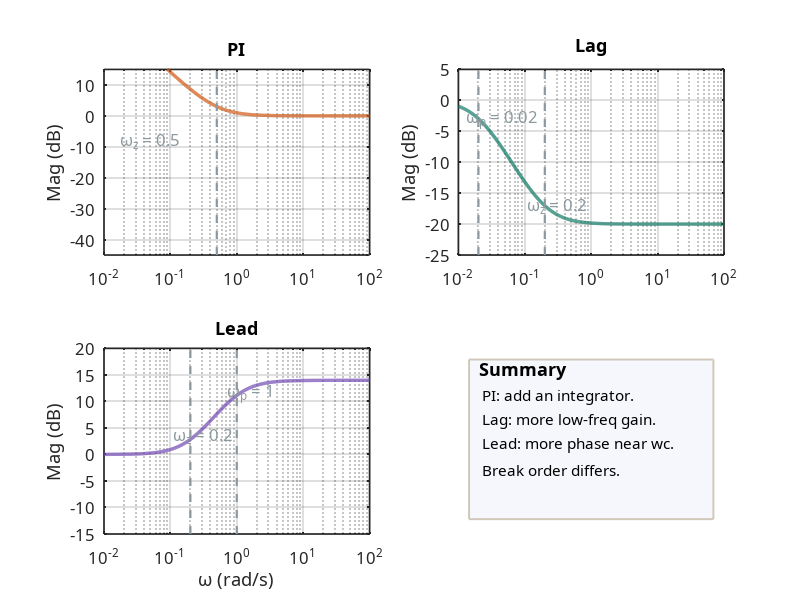
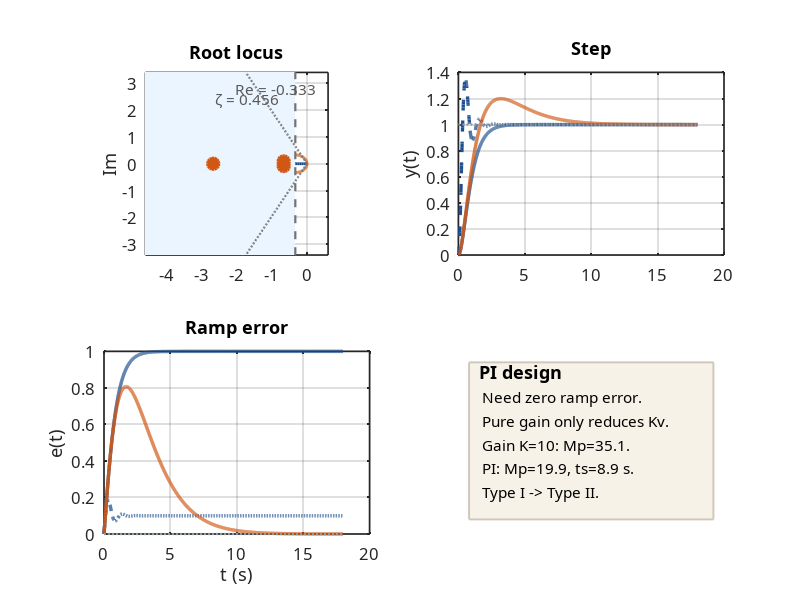
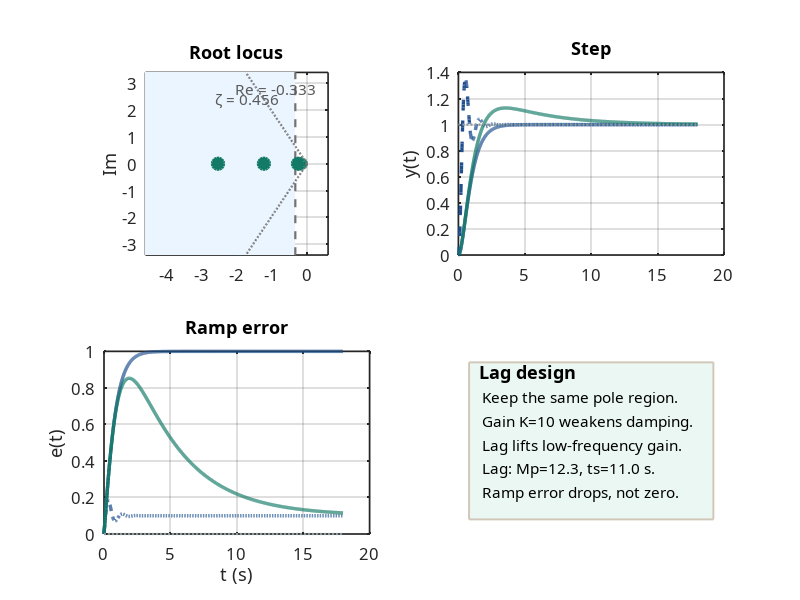
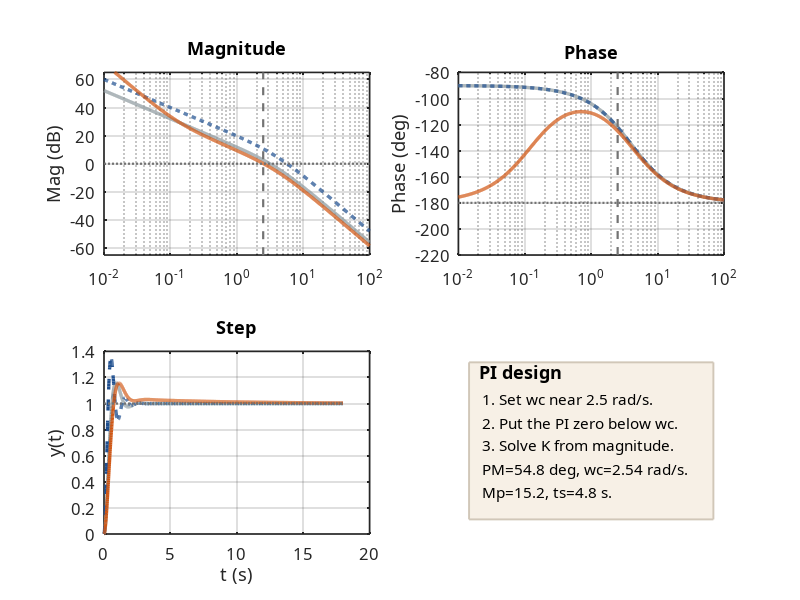

MATLAB code to generate these figures, in order:
1;
pkg load control;
more off;
clear;
clc;

set(0, 'defaultfigurevisible', 'off');
set(0, 'defaultaxesfontname', 'Hiragino Sans GB');
set(0, 'defaulttextfontname', 'Hiragino Sans GB');
set(0, 'defaultaxesfontsize', 13);
set(0, 'defaultlinelinewidth', 2.4);

global processed_dir;
raw_dir = fileparts(mfilename('fullpath'));
processed_dir = fullfile(raw_dir, '..', 'processed');
if ~exist(processed_dir, 'dir')
  mkdir(processed_dir);
endif

function save_png(filename)
  global processed_dir;
  print(fullfile(processed_dir, filename), '-dpng', '-S1500,1120');
endfunction

function style_axes()
  grid on;
  set(gca, 'linewidth', 1.2, 'fontsize', 12, 'box', 'on');
endfunction

function note_panel(title_text, lines, panel_color)
  axis([0 1 0 1]);
  axis off;
  hold on;
  patch([0.04 0.96 0.96 0.04], [0.08 0.08 0.94 0.94], panel_color, ...
    'edgecolor', [0.82 0.78 0.72], 'linewidth', 1.4);
  text(0.08, 0.88, title_text, 'fontsize', 13, 'fontweight', 'bold', 'interpreter', 'none');
  y = 0.74;
  for i = 1:numel(lines)
    text(0.09, y, lines{i}, 'fontsize', 11, 'interpreter', 'none');
    y = y - 0.13;
  endfor
endfunction

function [settling_time, overshoot, final_value] = step_metrics(sys, t_end)
  t = linspace(0, t_end, t_end * 120 + 1);
  [y, t] = step(sys, t);
  final_value = y(end);
  overshoot = max((max(y) - final_value) / final_value * 100, 0);
  band = 0.02 * abs(final_value);
  idx = find(abs(y - final_value) > band);
  if isempty(idx)
    settling_time = 0;
  elseif idx(end) == numel(t)
    settling_time = NaN;
  else
    settling_time = t(idx(end) + 1);
  endif
endfunction

function [t, e] = ramp_error_response(sys, t_end)
  t = linspace(0, t_end, t_end * 120 + 1)';
  r = t;
  y = lsim(sys, r, t);
  e = r - y;
endfunction

function plot_feasible_region(zeta_min, sigma_min, x_max, y_max)
  hold on;
  patch([-x_max, -sigma_min, -sigma_min, -x_max], [y_max, y_max, -y_max, -y_max], ...
    [0.92 0.96 1.00], 'edgecolor', 'none');
  sigma = linspace(0, x_max, 400);
  theta = acos(zeta_min);
  omega = sigma .* tan(theta);
  plot(-sigma_min * [1 1], [-y_max y_max], '--', 'color', [0.45 0.45 0.45], 'linewidth', 1.6);
  plot(-sigma, omega, ':', 'color', [0.45 0.45 0.45], 'linewidth', 1.6);
  plot(-sigma, -omega, ':', 'color', [0.45 0.45 0.45], 'linewidth', 1.6);
  text(-2.6, 2.35, sprintf('\\zeta = %.3f', zeta_min), 'fontsize', 11, 'color', [0.35 0.35 0.35]);
  text(-2.05, 2.8, sprintf('Re = -%.3f', sigma_min), 'fontsize', 11, 'color', [0.35 0.35 0.35]);
endfunction

function plot_rlocus_family(sys, increment, min_k, max_k, color_rgb)
  [rldata, ~] = rlocus(sys, increment, min_k, max_k);
  for i = 1:rows(rldata)
    plot(real(rldata(i, :)), imag(rldata(i, :)), 'color', color_rgb, 'linewidth', 2.0);
    hold on;
  endfor
endfunction

function mag = magnitude_db(sys, w)
  [mag_raw, ~] = bode(sys, w);
  mag = 20 * log10(squeeze(mag_raw));
endfunction

s = tf('s');
G = 4 / (s * (s + 4));
t_step = linspace(0, 18, 18 * 120 + 1);
t_step_col = t_step(:);

pure_color = [0.12 0.31 0.56];
pi_color = [0.82 0.34 0.08];
lag_color = [0.07 0.48 0.40];
pd_color = [0.44 0.28 0.70];
gray_color = [0.55 0.60 0.62];

% ---------------------------------------------------------------------------
% 图：PI / 滞后 / 超前的低频补偿差异
% ---------------------------------------------------------------------------
w_shape = logspace(-2, 2, 900);
G_pi_shape = (s + 0.5) / s;
G_lag_shape = (5 * s + 1) / (50 * s + 1);
G_lead_shape = (5 * s + 1) / (s + 1);
mag_pi_shape = magnitude_db(G_pi_shape, w_shape);
mag_lag_shape = magnitude_db(G_lag_shape, w_shape);
mag_lead_shape = magnitude_db(G_lead_shape, w_shape);

fig = figure('position', [60, 60, 1500, 1120]);
subplot(2, 2, 1);
semilogx(w_shape, mag_pi_shape, 'color', pi_color, 'linewidth', 2.4);
hold on;
plot([0.5 0.5], [-45 15], '--', 'color', gray_color, 'linewidth', 1.6);
style_axes();
axis([1e-2 1e2 -45 15]);
ylabel('Mag (dB)');
title('PI', 'fontsize', 13);
text(0.018, -8, '\omega_z = 0.5', 'fontsize', 12, 'color', gray_color);

subplot(2, 2, 2);
semilogx(w_shape, mag_lag_shape, 'color', lag_color, 'linewidth', 2.4);
hold on;
plot([0.02 0.02], [-25 5], '--', 'color', gray_color, 'linewidth', 1.6);
plot([0.2 0.2], [-25 5], '--', 'color', gray_color, 'linewidth', 1.6);
style_axes();
axis([1e-2 1e2 -25 5]);
ylabel('Mag (dB)');
title('Lag', 'fontsize', 13);
text(0.013, -3, '\omega_p = 0.02', 'fontsize', 12, 'color', gray_color);
text(0.11, -17, '\omega_z = 0.2', 'fontsize', 12, 'color', gray_color);

subplot(2, 2, 3);
semilogx(w_shape, mag_lead_shape, 'color', pd_color, 'linewidth', 2.4);
hold on;
plot([0.2 0.2], [-15 20], '--', 'color', gray_color, 'linewidth', 1.6);
plot([1 1], [-15 20], '--', 'color', gray_color, 'linewidth', 1.6);
style_axes();
axis([1e-2 1e2 -15 20]);
xlabel('\omega (rad/s)');
ylabel('Mag (dB)');
title('Lead', 'fontsize', 13);
text(0.11, 3.5, '\omega_z = 0.2', 'fontsize', 12, 'color', gray_color);
text(0.72, 11.5, '\omega_p = 1', 'fontsize', 12, 'color', gray_color);

subplot(2, 2, 4);
note_panel(
  'Summary',
  {
    'PI: add an integrator.'
    'Lag: more low-freq gain.'
    'Lead: more phase near wc.'
    'Break order differs.'
  },
  [0.96 0.97 0.99]
);

save_png('3-7-low-frequency-compensators.png');
printf('已生成 %s\n', fullfile(processed_dir, '3-7-low-frequency-compensators.png'));
close(fig);

% ---------------------------------------------------------------------------
% 图：纯增益局限与 PI 时域设计
% ---------------------------------------------------------------------------
L_pure = G;
L_pure_k10 = 10 * G;
L_pi_base = (s + 0.3) / s * G;
L_pi = 1.0 * L_pi_base;
T_pure = feedback(L_pure, 1);
T_pure_k10 = feedback(L_pure_k10, 1);
T_pi = feedback(L_pi, 1);
[ts_pure_k10, os_pure_k10, ~] = step_metrics(T_pure_k10, 18);
[ts_pi, os_pi, ~] = step_metrics(T_pi, 18);
[t_ramp, e_pure_ramp] = ramp_error_response(T_pure, 18);
[~, e_pure_k10_ramp] = ramp_error_response(T_pure_k10, 18);
[~, e_pi_ramp] = ramp_error_response(T_pi, 18);
[y_pure, ~] = step(T_pure, t_step);
[y_pure_k10, ~] = step(T_pure_k10, t_step);
[y_pi, ~] = step(T_pi, t_step);

fig = figure('position', [60, 60, 1500, 1120]);
subplot(2, 2, 1);
plot_rlocus_family(L_pure, 0.05, 0, 20, pure_color);
plot_rlocus_family(L_pi_base, 0.01, 0, 5, pi_color);
plot_feasible_region(0.456, 0.333, 6, 6);
roots_pure_k10 = pole(T_pure_k10);
roots_pi = pole(T_pi);
plot(real(roots_pure_k10), imag(roots_pure_k10), 'x', 'markersize', 10, 'linewidth', 2.0, 'color', pure_color);
plot(real(roots_pi), imag(roots_pi), 'o', 'markersize', 8, 'markerfacecolor', pi_color, 'color', pi_color);
style_axes();
axis([-4.6 0.6 -3.4 3.4]);
axis square;
ylabel('Im');
title('Root locus', 'fontsize', 13);

subplot(2, 2, 2);
plot(t_step_col, y_pure(:), 'color', pure_color, 'linewidth', 2.4);
hold on;
plot(t_step_col, y_pure_k10(:), '--', 'color', pure_color, 'linewidth', 2.4);
plot(t_step_col, y_pi(:), 'color', pi_color, 'linewidth', 2.4);
plot([0 18], [1 1], ':', 'color', gray_color, 'linewidth', 1.6);
style_axes();
ylabel('y(t)');
title('Step', 'fontsize', 13);

subplot(2, 2, 3);
plot(t_ramp, e_pure_ramp, 'color', pure_color, 'linewidth', 2.4);
hold on;
plot(t_ramp, e_pure_k10_ramp, '--', 'color', pure_color, 'linewidth', 2.4);
plot(t_ramp, e_pi_ramp, 'color', pi_color, 'linewidth', 2.4);
plot([0 18], [0 0], ':', 'color', gray_color, 'linewidth', 1.6);
style_axes();
xlabel('t (s)');
ylabel('e(t)');
title('Ramp error', 'fontsize', 13);

subplot(2, 2, 4);
note_panel(
  'PI design',
  {
    'Need zero ramp error.'
    'Pure gain only reduces Kv.'
    sprintf('Gain K=10: Mp=%.1f.', os_pure_k10)
    sprintf('PI: Mp=%.1f, ts=%.1f s.', os_pi, ts_pi)
    'Type I -> Type II.'
  },
  [0.97 0.95 0.91]
);

save_png('3-7-pi-time-domain-design.png');
printf('已生成 %s\n', fullfile(processed_dir, '3-7-pi-time-domain-design.png'));
close(fig);

% ---------------------------------------------------------------------------
% 图：滞后校正的根轨迹与时域验证
% ---------------------------------------------------------------------------
L_lag_base = (s + 0.2) / (s + 0.02) * G;
L_lag = L_lag_base;
T_lag = feedback(L_lag, 1);
[ts_lag, os_lag, ~] = step_metrics(T_lag, 18);
[~, e_lag_ramp] = ramp_error_response(T_lag, 18);
[y_lag, ~] = step(T_lag, t_step);

fig = figure('position', [60, 60, 1500, 1120]);
subplot(2, 2, 1);
plot_rlocus_family(L_pure, 0.05, 0, 20, pure_color);
plot_rlocus_family(L_lag_base, 0.05, 0, 20, lag_color);
plot_feasible_region(0.456, 0.333, 6, 6);
roots_lag = pole(T_lag);
plot(real(roots_pure_k10), imag(roots_pure_k10), 'x', 'markersize', 10, 'linewidth', 2.0, 'color', pure_color);
plot(real(roots_lag), imag(roots_lag), 'o', 'markersize', 8, 'markerfacecolor', lag_color, 'color', lag_color);
style_axes();
axis([-4.6 0.6 -3.4 3.4]);
axis square;
ylabel('Im');
title('Root locus', 'fontsize', 13);

subplot(2, 2, 2);
plot(t_step_col, y_pure(:), 'color', pure_color, 'linewidth', 2.4);
hold on;
plot(t_step_col, y_pure_k10(:), '--', 'color', pure_color, 'linewidth', 2.4);
plot(t_step_col, y_lag(:), 'color', lag_color, 'linewidth', 2.4);
plot([0 18], [1 1], ':', 'color', gray_color, 'linewidth', 1.6);
style_axes();
ylabel('y(t)');
title('Step', 'fontsize', 13);

subplot(2, 2, 3);
plot(t_ramp, e_pure_ramp, 'color', pure_color, 'linewidth', 2.4);
hold on;
plot(t_ramp, e_pure_k10_ramp, '--', 'color', pure_color, 'linewidth', 2.4);
plot(t_ramp, e_lag_ramp, 'color', lag_color, 'linewidth', 2.4);
plot([0 18], [0 0], ':', 'color', gray_color, 'linewidth', 1.6);
style_axes();
xlabel('t (s)');
ylabel('e(t)');
title('Ramp error', 'fontsize', 13);

subplot(2, 2, 4);
note_panel(
  'Lag design',
  {
    'Keep the same pole region.'
    'Gain K=10 weakens damping.'
    'Lag lifts low-frequency gain.'
    sprintf('Lag: Mp=%.1f, ts=%.1f s.', os_lag, ts_lag)
    'Ramp error drops, not zero.'
  },
  [0.92 0.97 0.95]
);

save_png('3-7-lag-time-domain-design.png');
printf('已生成 %s\n', fullfile(processed_dir, '3-7-lag-time-domain-design.png'));
close(fig);

% ---------------------------------------------------------------------------
% 图：PI 频域设计
% ---------------------------------------------------------------------------
L_gain4 = 4 * G;
L_gain10 = 10 * G;
L_pi_f = 3 * (s + 0.125) / s * G;
T_gain4 = feedback(L_gain4, 1);
T_gain10 = feedback(L_gain10, 1);
T_pi_f = feedback(L_pi_f, 1);
[ts_pi_f, os_pi_f, ~] = step_metrics(T_pi_f, 18);
w = logspace(-2, 2, 800);
[mag_g4, phase_g4] = bode(L_gain4, w);
[mag_g10, phase_g10] = bode(L_gain10, w);
[mag_pi, phase_pi] = bode(L_pi_f, w);
mag_g4 = 20 * log10(squeeze(mag_g4));
mag_g10 = 20 * log10(squeeze(mag_g10));
mag_pi = 20 * log10(squeeze(mag_pi));
phase_g4 = squeeze(phase_g4);
phase_g10 = squeeze(phase_g10);
phase_pi = squeeze(phase_pi);
[~, pm_pi, ~, wcp_pi] = margin(L_pi_f);
[y_g4, ~] = step(T_gain4, t_step);
[y_g10, ~] = step(T_gain10, t_step);
[y_pi_f, ~] = step(T_pi_f, t_step);

fig = figure('position', [60, 60, 1500, 1120]);
subplot(2, 2, 1);
semilogx(w, mag_g4, 'color', gray_color, 'linewidth', 2.4);
hold on;
semilogx(w, mag_g10, '--', 'color', pure_color, 'linewidth', 2.4);
semilogx(w, mag_pi, 'color', pi_color, 'linewidth', 2.4);
plot([0.01 100], [0 0], ':', 'color', [0.45 0.45 0.45], 'linewidth', 1.6);
plot([2.5 2.5], [-80 65], '--', 'color', [0.45 0.45 0.45], 'linewidth', 1.6);
style_axes();
axis([1e-2 1e2 -65 65]);
ylabel('Mag (dB)');
title('Magnitude', 'fontsize', 13);

subplot(2, 2, 2);
semilogx(w, phase_g4, 'color', gray_color, 'linewidth', 2.4);
hold on;
semilogx(w, phase_g10, '--', 'color', pure_color, 'linewidth', 2.4);
semilogx(w, phase_pi, 'color', pi_color, 'linewidth', 2.4);
plot([0.01 100], [-180 -180], ':', 'color', [0.45 0.45 0.45], 'linewidth', 1.6);
plot([2.5 2.5], [-220 -80], '--', 'color', [0.45 0.45 0.45], 'linewidth', 1.6);
style_axes();
axis([1e-2 1e2 -220 -80]);
ylabel('Phase (deg)');
title('Phase', 'fontsize', 13);

subplot(2, 2, 3);
plot(t_step_col, y_g4(:), 'color', gray_color, 'linewidth', 2.4);
hold on;
plot(t_step_col, y_g10(:), '--', 'color', pure_color, 'linewidth', 2.4);
plot(t_step_col, y_pi_f(:), 'color', pi_color, 'linewidth', 2.4);
plot([0 18], [1 1], ':', 'color', [0.45 0.45 0.45], 'linewidth', 1.6);
style_axes();
xlabel('t (s)');
ylabel('y(t)');
title('Step', 'fontsize', 13);

subplot(2, 2, 4);
note_panel(
  'PI design',
  {
    '1. Set wc near 2.5 rad/s.'
    '2. Put the PI zero below wc.'
    '3. Solve K from magnitude.'
    sprintf('PM=%.1f deg, wc=%.2f rad/s.', pm_pi, wcp_pi)
    sprintf('Mp=%.1f, ts=%.1f s.', os_pi_f, ts_pi_f)
  },
  [0.97 0.94 0.90]
);

save_png('3-7-pi-frequency-design.png');
printf('已生成 %s\n', fullfile(processed_dir, '3-7-pi-frequency-design.png'));
close(fig);

% ---------------------------------------------------------------------------
% 图：PI 与 PD 的时域响应对比
% ---------------------------------------------------------------------------
T_pd_f = feedback(8 * (1 + 0.1 * s) * G, 1);
t_pd = linspace(0, 12, 12 * 120 + 1);
[y_pi_step, ~] = step(T_pi_f, t_pd);
[y_pd_step, ~] = step(T_pd_f, t_pd);
[t_err, e_pi_f_ramp] = ramp_error_response(T_pi_f, 12);
[~, e_pd_ramp] = ramp_error_response(T_pd_f, 12);
[ts_pd_f, os_pd_f, ~] = step_metrics(T_pd_f, 12);
[~, pm_pd, ~, wcp_pd] = margin(8 * (1 + 0.1 * s) * G);

fig = figure('position', [60, 60, 1500, 1120]);
subplot(2, 2, 1);
plot(t_pd(:), y_pi_step(:), 'color', pi_color, 'linewidth', 2.4);
hold on;
plot(t_pd(:), y_pd_step(:), 'color', pd_color, 'linewidth', 2.4);
plot([0 12], [1 1], ':', 'color', [0.45 0.45 0.45], 'linewidth', 1.6);
style_axes();
xlabel('t (s)');
ylabel('y(t)');
title('Step', 'fontsize', 13);

subplot(2, 2, 2);
plot(t_err, e_pi_f_ramp, 'color', pi_color, 'linewidth', 2.4);
hold on;
plot(t_err, e_pd_ramp, 'color', pd_color, 'linewidth', 2.4);
plot([0 12], [0 0], ':', 'color', [0.45 0.45 0.45], 'linewidth', 1.6);
style_axes();
xlabel('t (s)');
ylabel('e(t)');
title('Ramp error', 'fontsize', 13);

subplot(2, 2, 3);
note_panel(
  'PI metrics',
  {
    sprintf('PM=%.1f deg', pm_pi)
    sprintf('wc=%.2f rad/s', wcp_pi)
    sprintf('Mp=%.1f, ts=%.1f s', os_pi_f, ts_pi_f)
    'Ramp error -> 0.'
  },
  [0.97 0.94 0.90]
);

subplot(2, 2, 4);
note_panel(
  'PD metrics',
  {
    sprintf('PM=%.1f deg', pm_pd)
    sprintf('wc=%.2f rad/s', wcp_pd)
    sprintf('Mp=%.1f, ts=%.1f s', os_pd_f, ts_pd_f)
    'Ramp error finite.'
  },
  [0.95 0.94 0.98]
);

save_png('3-7-pi-pd-comparison.png');
printf('已生成 %s\n', fullfile(processed_dir, '3-7-pi-pd-comparison.png'));
close(fig);
